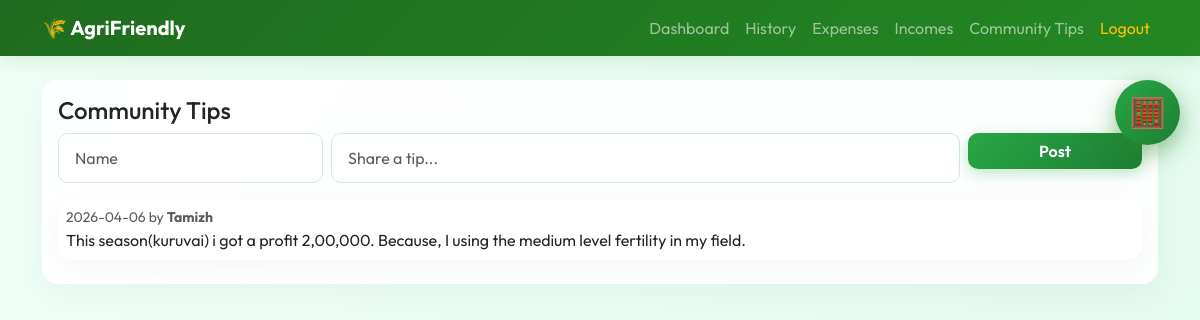
The app's page /tips (signed in) with its own data.
### tables this page shows
CREATE TABLE tips
                 (id INTEGER PRIMARY KEY AUTOINCREMENT,
                  author TEXT,
                  content TEXT,
                  created_at TEXT);

### app.py (the view, shortened to what this page needs)
@app.route('/tips', methods=['GET', 'POST'])
def tips():
    data = query_db("SELECT * FROM tips ORDER BY created_at DESC")
    return render_template("tips.html", tips=data)

### app.py (called while the page is built)
def query_db(q, args=(), one=False, execute=False):
    conn = sqlite3.connect(DB_NAME)
    cur = conn.cursor()
    cur.execute(q, args)
    if execute:
        conn.commit()
        last_id = cur.lastrowid
        conn.close()
        return last_id
    rv = cur.fetchall()
    conn.commit()
    conn.close()
    return (rv[0] if rv else None) if one else rv

### templates/tips.html
{% extends "base.html" %}
{% block content %}
<div class="card p-3 fade-in">
  <h4>Community Tips</h4>
  <form method="POST" class="mb-3">
    <div class="row g-2">
      <div class="col-3"><input name="author" class="form-control" placeholder="Name"></div>
      <div class="col-7"><input name="content" class="form-control" placeholder="Share a tip..."></div>
      <div class="col-2"><button class="btn btn-success w-100">Post</button></div>
    </div>
  </form>
  {% for t in tips %}
  <div class="card p-2 mb-2">
    <div class="small text-muted">{{ t[3][:10] }} by <strong>{{ t[1] }}</strong></div>
    <div>{{ t[2] }}</div>
  </div>
  {% endfor %}
</div>
{% endblock %}

### static/style.css (style rules this page uses)
body { background: linear-gradient(135deg, #f0fff8, #e0f9ec); min-height: 100vh; color: #2b2b2b; font-family: 'Outfit', sans-serif; }
.card { border-radius: 16px; border: none; background: rgba(255, 255, 255, 0.9); backdrop-filter: blur(12px); transition: transform 0.3s cubic-bezier(0.25, 0.8, 0.25, 1), box-shadow 0.3s cubic-bezier(0.25, 0.8, 0.25, 1); box-shadow: 0 8px 30px rgba(0, 0, 0, 0.04); }
.btn { border-radius: 10px; font-weight: 600; transition: all 0.25s ease; }
.btn-success { background: linear-gradient(135deg, #28a745, #1e7e34); border: none; box-shadow: 0 4px 15px rgba(40, 167, 69, 0.3); }
.form-control, .form-select { border-radius: 10px; padding: 0.75rem 1rem; border: 1px solid #d1ebd8; transition: all 0.3s ease; }
.fade-in { animation: fadeInUp 0.7s cubic-bezier(0.2, 0.8, 0.2, 1) both; }

### templates/base.html (style rules this page uses)
body { font-family: 'Outfit', sans-serif; }

### records on screen
tips: created_at "2026-04-06", author "Tamizh", content "This season(kuruvai) i got a profit 2,00,000. Because, I using the medium level fertility in my field."
